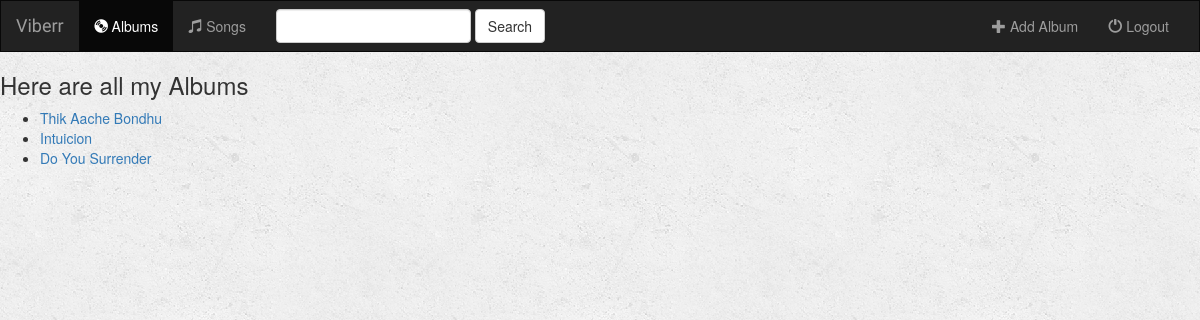
Page /music/ on the earlier database version.
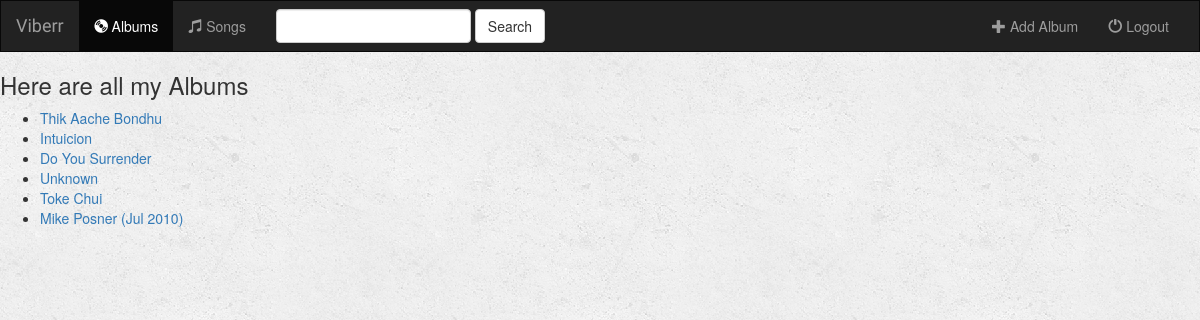
Same page on the later database version.
### music/models.py (models this page shows, shortened)
class Album(models.Model):
    artist = models.CharField(max_length=250)
    albm_title = models.CharField(max_length=500)
    gener = models.CharField(max_length=100)
    alb_logo = models.CharField(max_length=1000)

### music/views.py (the view)
def index(request):
    all_albums = Album.objects.all()
    contex = {'all_albums': all_albums}
    return render(request, 'music/index.html', contex)

### music/templates/music/index.html
{% extends 'music/base.html' %}
{% block body %}
    {% if all_albums %}
        <h3>Here are all my Albums</h3>
        <ul>
            {% for album in all_albums %}
                <li><a href="{% url 'music:detail' album.id %}">{{ album.albm_title }}</a></li>
            {% endfor %}
        </ul>
    {% else %}
        <h3>You don't have any albums</h3>
    {% endif %}
{% endblock %}

### music/templates/music/base.html (shortened to what this page needs)
<!DOCTYPE html>
<html lang="en">
<head>
        {% load staticfiles %}
        <link rel="stylesheet" href="https://maxcdn.bootstrapcdn.com/bootstrap/3.3.7/css/bootstrap.min.css">
        <link rel="stylesheet" type="text/css" href="{% static 'music/style.css' %}">
</head>
<body>
    <nav class="navbar navbar-inverse">
        <div class="container-fluid">
            <div class="navbar-header">
                <a class="navbar-brand" href="{% url 'music:index' %}">Viberr</a>
            </div>
            <div class="collapse navbar-collapse" id="topNavBar">
                <ul class="nav navbar-nav">
                    <li class="active">
                        <a href="{% url 'music:index' %}">
                            <span class="glyphicon glyphicon-cd" aria-hidden="true"></span>&nbsp;Albums
                        </a>
                    </li>
                    <li class="">
                        <a href="#">
                            <span class="glyphicon glyphicon-music" aria-hidden="true"></span>&nbsp;Songs
                        </a>
                    </li>
                </ul>
                <form class="navbar-form navbar-left" role="search" method="get" action="#">
                    <div class="form-group">
                        <input type="text" class="form-control" name="q" value="">
                    </div>
                    <button type="submit" class="btn btn-default">Search</button>
                </form>
                <ul class="nav navbar-nav navbar-right">
                    <li class="">
                        <a href="{% url 'music:index' %}">
                            <span class="glyphicon glyphicon-plus" aria-hidden="true"></span>&nbsp;Add Album
                        </a>
                    </li>
                    <li class="">
                        <a href="{% url 'music:index' %}">
                            <span class="glyphicon glyphicon-off" aria-hidden="true"></span>&nbsp;Logout
                        </a>
                    </li>
                </ul>
            </div>
        </div>
    </nav>
    {% block body %}
    {% endblock %}
</body>
</html>

### music/static/music/style.css (style rules this page uses)
body { background: white url("images/background.png"); }
.navbar { border-radius: 0; }
.navbar-brand { font-family: 'Satisfy', cursive; }

Differences in the rows shown:
added Album: albm_title "Unknown"
added Album: albm_title "Toke Chui"
added Album: albm_title "Mike Posner (Jul 2010)"
